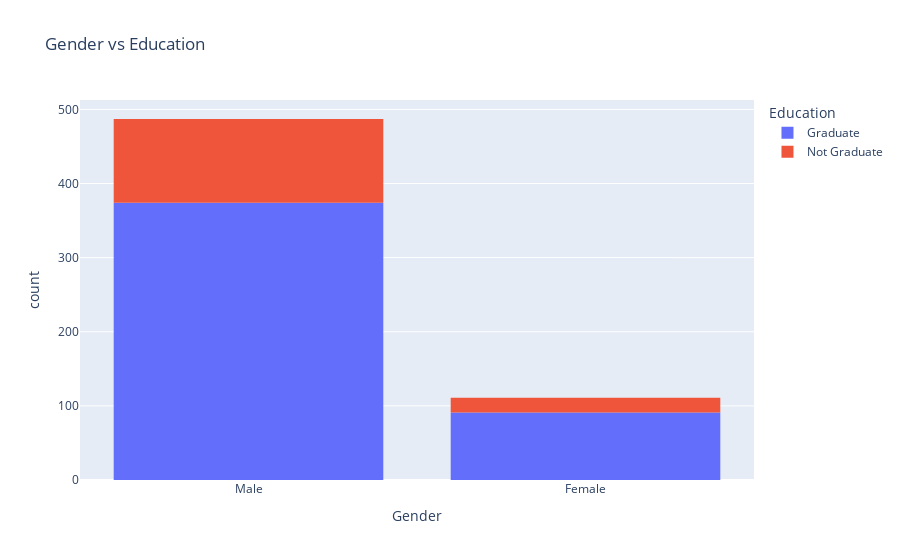

The code cell stored with this chart in its notebook:
### Code cell
px.histogram(df_loan,x='Gender',title="Gender vs Education",color='Education')

### Figure 1 — Plotly figure (JSON) as saved in the notebook; plotly's stock layout.template omitted (floating-point values rounded to 4 significant figures; data arrays with more than 128 entries replaced by an {"elided": "..."} marker saying what was removed)
{"data": [{"alignmentgroup": "True", "bingroup": "x", "hovertemplate": "Education=Graduate<br>Gender=%{x}<br>count=%{y}<extra></extra>", "legendgroup": "Graduate", "marker": {"color": "#636efa", "pattern": {"shape": ""}}, "name": "Graduate", "offsetgroup": "Graduate", "orientation": "v", "showlegend": true, "type": "histogram", "x": {"elided": "465 str values"}, "xaxis": "x", "yaxis": "y"}, {"alignmentgroup": "True", "bingroup": "x", "hovertemplate": "Education=Not Graduate<br>Gender=%{x}<br>count=%{y}<extra></extra>", "legendgroup": "Not Graduate", "marker": {"color": "#EF553B", "pattern": {"shape": ""}}, "name": "Not Graduate", "offsetgroup": "Not Graduate", "orientation": "v", "showlegend": true, "type": "histogram", "x": {"elided": "133 str values"}, "xaxis": "x", "yaxis": "y"}], "layout": {"autosize": true, "barmode": "relative", "legend": {"title": {"text": "Education"}, "tracegroupgap": 0}, "title": {"text": "Gender vs Education"}, "xaxis": {"anchor": "y", "autorange": true, "domain": [0, 1], "range": [-0.5, 1.5], "title": {"text": "Gender"}, "type": "category"}, "yaxis": {"anchor": "x", "autorange": true, "domain": [0, 1], "range": [0, 512.6], "title": {"text": "count"}}}}
